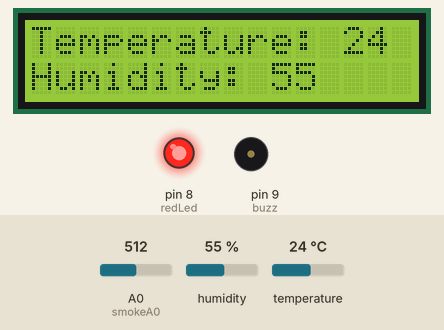
Simulated run of this sketch. Board: Arduino Uno, built with avr-gcc and run on an emulated ATmega328P. Shown: 16×2 character LCD, output pins drawn as LEDs (lit = HIGH), buzzer (waves = sounding). Inputs (shaded band) come from the test bench; at power-on: humidity 55 %, A0 (smokeA0) = 512, temperature 24 °C. The modem accepts every AT command (registered, SIM ready, sends succeed) and sends nothing else; what the sketch prints to the serial monitor is not drawn.

Above: at 1.2 s.
1.3 s: humidity set to 68 %
At 3.0 s:
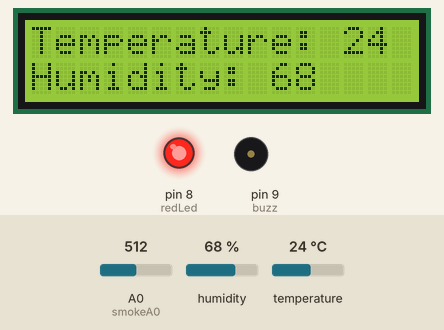
3.9 s: humidity set to 71 %
At 5.9 s:
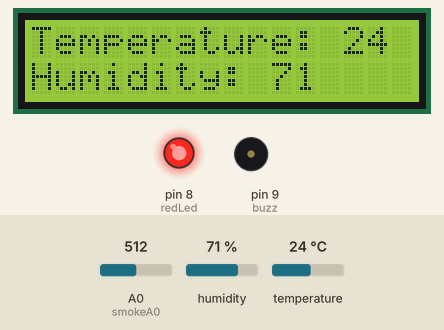
8.5 s: A0 (smokeA0) set to 309
11.5 s: A0 (smokeA0) set to 292
At 13.5 s:
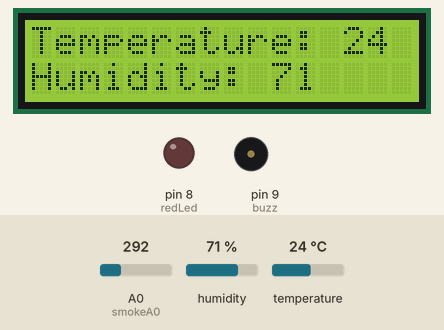
14.3 s: temperature set to 12 °C
At 17.2 s:
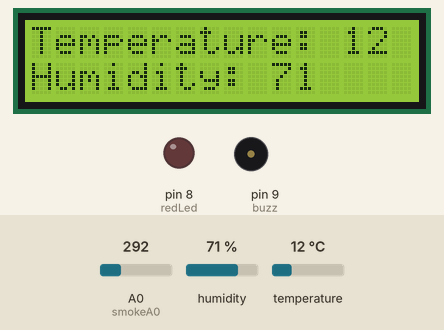
17.7 s: humidity set to 22 %
At 20.5 s:
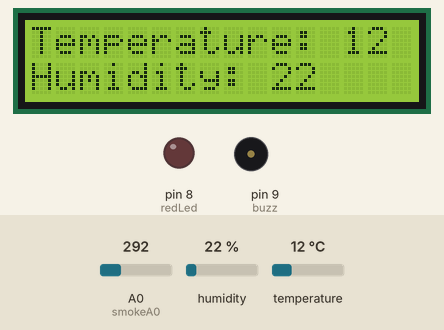
Timing chart, 0 to 22.0 s (numbered marks = the images above; inputs shaded):
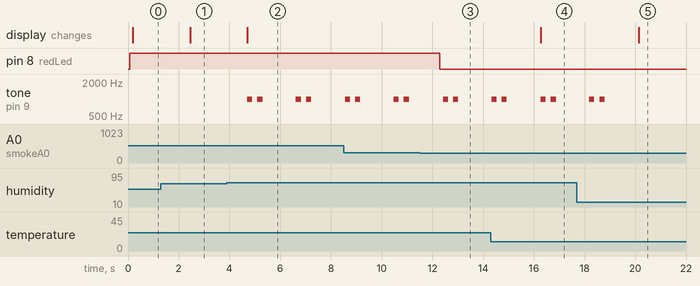

Measured:
- the behaviour switches between 301 and 300 on A0 (smokeA0) (found by bisection; images 2 and 3)
- after the input at 1.3 s, the display: changes after 1.2 s (image 1)
- after the input at 3.9 s, tone on pin 9 (buzz): plays 1000 Hz for 0.20 s, 1000 Hz for 0.20 s, 1000 Hz for 0.20 s, 1000 Hz for 0.20 s, starting after 0.81 s; the display: changes after 0.81 s (image 2)
- after the input at 11.5 s, pin 8 (redLed): HIGH → LOW after 0.79 s
- after the input at 14.3 s, the display: changes after 2.0 s (image 4)
- after the input at 17.7 s, tone on pin 9 (buzz): goes on until 18.8 s, then stays silent; the display: changes after 2.4 s (image 5)

The sketch:

monitor_weather.ino
```cpp
#include "DHT.h"
#include <SoftwareSerial.h>
#include <LiquidCrystal.h>

int redLed = 8;
int smokeA0 = A0;
int sensorThres = 300;

const int rs = 12, en = 11, d4 = 5, d5 = 4, d6 = 13, d7 = 10;
LiquidCrystal lcd(rs,en , d4, d5, d6, d7);

int buzz = 9;

#define dhtDataPin 7

#define dhtModel DHT11

String WriteApiKey = "VMCDAP51YFQU2HLC";

String Wifi_Name = "ENDGAME";

String wifiPassword = "hisben101";

SoftwareSerial ser(2, 3);

DHT dht(dhtDataPin, dhtModel);

void setup() {

pinMode(redLed, OUTPUT);
pinMode(smokeA0, INPUT);


Serial.begin(115200);

ser.begin(115200);

ser.println("AT+RST");

dht.begin();

char  k='"';

String s1 = "AT+CWJAP";

       s1+= "=";

       s1+= k;

       s1+= Wifi_Name;

       s1+= k;

       s1+= ",";

       s1+= k;

       s1+= wifiPassword;

       s1+= k;

ser.println(s1);

    lcd.begin(16, 2);

    lcd.print("Temperature:" );

   lcd.setCursor(0,1);

    lcd.print("Humidity:" );

}

void loop() {

int analogSensor = analogRead(smokeA0);


  // Checks if it has reached the threshold value
  if (analogSensor > sensorThres)
  {
    digitalWrite(redLed, HIGH);
  }
  else
  {
    digitalWrite(redLed, LOW);
  }
  delay(100);

int humidity =  dht.readHumidity();
  int temperature = dht.readTemperature();


  String state1=String(humidity);
  String state2=String(temperature);
  String state3=String(analogSensor);

  Serial.print("Temperature = ");
  Serial.println(temperature);

  Serial.print("Humidity = ");
  Serial.println(humidity);

  Serial.print("Gas Concentration: ");
  Serial.println(analogSensor);


  lcd.setCursor(13, 0);

  if (isnan(humidity) || isnan(temperature)) {
     lcd.print("Failed to Read");
    return;
  }


  lcd.print(temperature);

    lcd.setCursor(10,1);

   lcd.print(humidity);


pinMode(buzz, OUTPUT);

  if(temperature >=40 || humidity >=70)
  {

 	int i=0;

	do{
	   i++;
	  tone(buzz, 1000);
	    delay(200);
	  noTone(buzz);
 	    delay(200);
	  }while(i<2);

  }


  String s2 = "AT+CIPSTART=\"TCP\",\"";

  s2 += "184.106.153.149";

  s2 += "\",80";

  ser.println(s2);

 if(ser.find((char*)"Error")){

    return;

  }

String s3 = "GET /update?api_key=";

  s3 += WriteApiKey;

  s3 +="&field1=";

  s3 += String(state1);

  s3 +="&field2=";

  s3 += String(state2);

  s3 +="&field3=";

  s3 += String(state3);

  s3 += "\r\n\r\n";


  s2 = "AT+CIPSEND=";

  s2 += String(s3.length());

  ser.println(s2);

  if(ser.find((char*)">")){

    ser.print(s3);

  }

  else{

    ser.println("AT+CIPCLOSE");

  }


}
```
